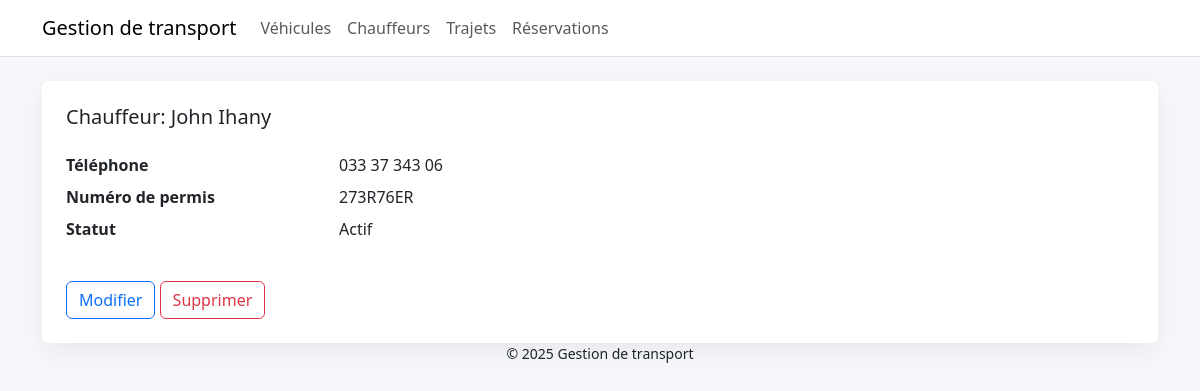
/chauffeurs/3/, run on the app's committed database.
### transport/models.py (models this page shows, shortened)
class Horodatage(models.Model):
    date_creation = models.DateTimeField(auto_now_add=True)
    date_mise_a_jour = models.DateTimeField(auto_now=True)
    class Meta:
        abstract = True

class Chauffeur(Horodatage):
    STATUTS = [
        ('actif', 'Actif'),
        ('inactif', 'Inactif'),
    ]
    prenom = models.CharField(max_length=50)
    nom = models.CharField(max_length=50)
    telephone = models.CharField(max_length=30, blank=True)
    numero_permis = models.CharField(max_length=50, blank=True)
    statut = models.CharField(max_length=20, choices=STATUTS, default='actif')

### transport/views.py (the view)
# urls.py: path('chauffeurs/<int:pk>/', views.ChauffeurDetailVue.as_view(), name='chauffeur_detail'),
class ChauffeurDetailVue(DetailView):
    model = Chauffeur
    template_name = 'transport/chauffeur_detail.html'

### transport/templates/transport/chauffeur_detail.html (shortened to what this page needs)
{% extends 'base.html' %}
{% block content %}
<div class="card carte p-4">
  <h2 class="h5">Chauffeur: {{ object.prenom }} {{ object.nom }}</h2>
  <dl class="row mt-3">
    <dt class="col-sm-3">Téléphone</dt><dd class="col-sm-9">{{ object.telephone|default:"—" }}</dd>
    <dt class="col-sm-3">Numéro de permis</dt><dd class="col-sm-9">{{ object.numero_permis|default:"—" }}</dd>
    <dt class="col-sm-3">Statut</dt><dd class="col-sm-9">{{ object.get_statut_display }}</dd>
  </dl>
  <div class="mt-3">
    <a href="{% url 'chauffeur_modifier' object.pk %}" class="btn btn-outline-primary">Modifier</a>
    <a href="{% url 'chauffeur_supprimer' object.pk %}" class="btn btn-outline-danger">Supprimer</a>
  </div>
</div>
{% endblock %}

### transport/templates/base.html (style rules this page uses)
body { background:#f6f7fb; }
.carte { border:none; box-shadow: 0 8px 24px rgba(0,0,0,.06); }

### data on the page
Chauffeur: prenom "John", nom "Ihany", telephone "033 37 343 06", numero_permis "273R76ER", statut "Actif"
